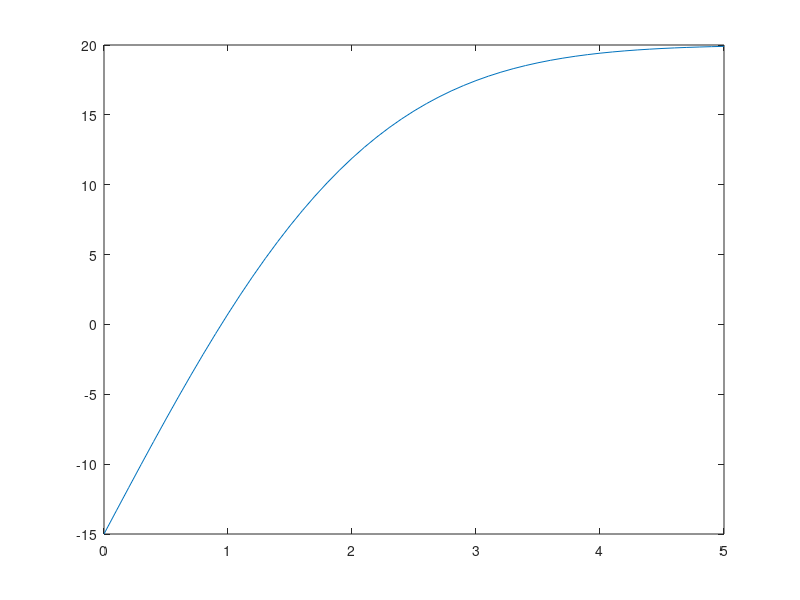

Write the MATLAB code that produced this figure. (Note: this script raises an error after producing the figure.)

T_i = 20;
T_s = -15;
alpha = 0.138 * 10^-6;
t = 60 * 24 * 60 * 60; %60 days

T = @(x) (T_i - T_s) * erf(x/2*sqrt(alpha*t)) + T_s;

x = 0:0.1:5;
plot(x, T(x));

z = fzerotx(T, [0, 5])